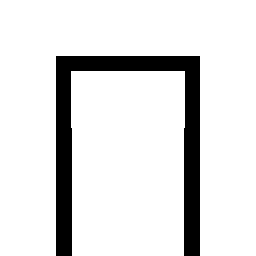

A level layout from a 2D game, rendered from its tile map. Below: a short description, then the map file with its tile-grid data intact:
An orthogonal 2x2 tile map with 128x128 px tiles, 1 tile layer (Tile Layer 1).

<map version="1.5" tiledversion="1.7.2" orientation="orthogonal" renderorder="right-down" width="2" height="2" tilewidth="128" tileheight="128" infinite="0" nextlayerid="2" nextobjectid="1">
 <tileset firstgid="1" name="g1" tilewidth="128" tileheight="128" tilecount="15" columns="0">
  <grid orientation="orthogonal" width="1" height="1" />
  <tile id="0">
   <image width="128" height="128" source="../tileset/0.bmp" />
  </tile>
  <tile id="1">
   <image width="128" height="128" source="../tileset/1.bmp" />
  </tile>
  <tile id="2">
   <image width="128" height="128" source="../tileset/2.bmp" />
  </tile>
  <tile id="3">
   <image width="128" height="128" source="../tileset/3.bmp" />
  </tile>
  <tile id="4">
   <image width="128" height="128" source="../tileset/4.bmp" />
  </tile>
  <tile id="5">
   <image width="128" height="128" source="../tileset/5.bmp" />
  </tile>
  <tile id="6">
   <image width="128" height="128" source="../tileset/6.bmp" />
  </tile>
  <tile id="7">
   <image width="128" height="128" source="../tileset/7.bmp" />
  </tile>
  <tile id="8">
   <image width="128" height="128" source="../tileset/8.bmp" />
  </tile>
  <tile id="9">
   <image width="128" height="128" source="../tileset/9.bmp" />
  </tile>
  <tile id="10">
   <image width="128" height="128" source="../tileset/10.bmp" />
  </tile>
  <tile id="11">
   <image width="128" height="128" source="../tileset/11.bmp" />
  </tile>
  <tile id="12">
   <image width="128" height="128" source="../tileset/12.bmp" />
  </tile>
  <tile id="13">
   <image width="128" height="128" source="../tileset/13.bmp" />
  </tile>
  <tile id="14">
   <image width="128" height="128" source="../tileset/14.bmp" />
  </tile>
 </tileset>
 <layer id="1" name="Tile Layer 1" width="2" height="2">
  <data encoding="csv">
8,9,
5,5
</data>
 </layer>
</map>
